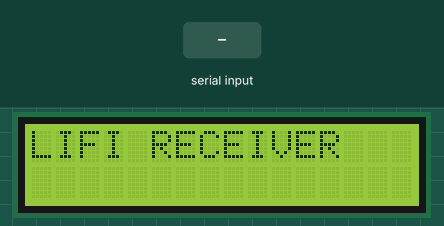
Recording of a sketch running on a simulated ESP32. Shown: 16×2 character LCD. The test bench sets the inputs (shaded band). WiFi joins after 1.5 s; servers stay silent unless stated; what the sketch prints to the serial monitor is not drawn.

Above: at 2.3 s.
At 4.4 s:
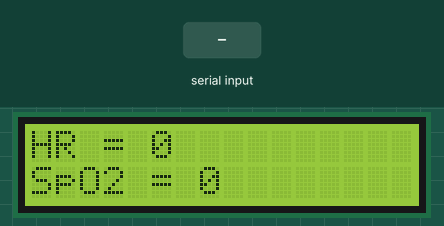
4.5 s: "90,45,200\n" received over the second serial link
At 6.3 s:
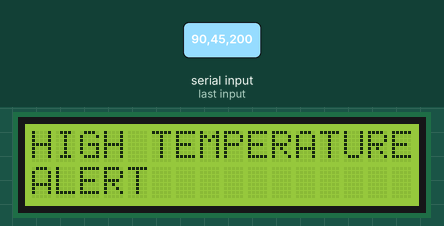
6.8 s: "200\n" received over the second serial link
At 7.8 s:
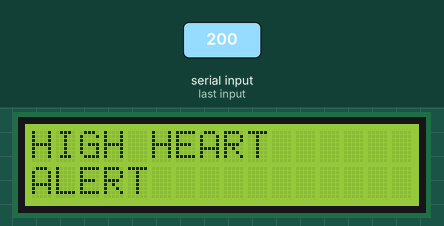
8.4 s: "30,150\n" received over the second serial link
At 9.1 s:
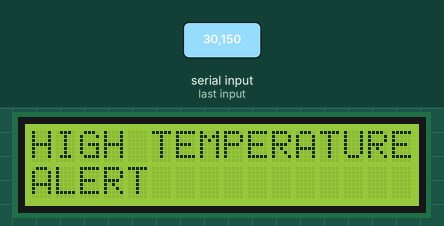
Timing chart, 0 to 11.4 s (numbered marks = the images above; inputs shaded):
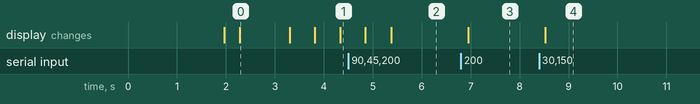

Measured:
- after the input at 4.5 s, the display: first differs from a run without the input after 0.88 s (image 2)
- after the input at 6.8 s, the display: changes after 0.15 s (image 3)
- after the input at 8.4 s, the display: changes after 0.12 s (image 4)
- what the display in image 0 shows lasts 1.0 s, from 2.3 s to 3.3 s

The sketch:

Hospital_Lifi_rx.ino
```cpp
#define BLYNK_TEMPLATE_ID "TMPL3BFqjOtTW"
#define BLYNK_TEMPLATE_NAME "LIFI"
#define BLYNK_AUTH_TOKEN "zET0piORCCrWLyAP2pF6055dkadKM9Y8"

#include<LiquidCrystal_I2C.h>

LiquidCrystal_I2C lcd(0x27,16,2);

#include <WiFi.h>
#include <WiFiClient.h>
#include <BlynkSimpleEsp32.h>

WiFiClient client;
char auth[] = "zET0piORCCrWLyAP2pF6055dkadKM9Y8";
char ssid[] = "iotdata";
char pass[] = "12345678";

#include<SoftwareSerial.h>
SoftwareSerial mySerial(14, 27);
int temp,Hr,ax,SpO2;
String dat;
void setup() {
  Serial.begin(9600);
  mySerial.begin(9600);
  lcd.init();
  lcd.init();
  lcd.backlight();
  lcd.clear();
  lcd.setCursor(0,0);
  lcd.print("wifi connecting.....");
  Blynk.begin(auth,ssid,pass);
  lcd.clear();
  lcd.setCursor(0,0);
  lcd.print("wifi connected");
  delay(300);
  lcd.clear();
  lcd.print("LIFI RECEIVER");
  delay(1000);
 }

void loop() {
  Blynk.run();
  if(mySerial.available()>0){
  dat = mySerial.readStringUntil('\n');
  Serial.print("dat = ");
  Hr=dat.substring(0,dat.indexOf(',')).toInt();
  dat.remove(0,dat.indexOf(',')+1);
  SpO2=dat.substring(0,dat.indexOf(',')).toInt();
  dat.remove(0,dat.indexOf(',')+1);
  temp=dat.substring(0,dat.indexOf(',')).toInt();
  dat.remove(0,dat.indexOf(',')+1);
  ax=dat.substring(0,dat.indexOf(',')).toInt();
  dat.remove(0,dat.indexOf(',')+1);
  }

  Serial.print("Hr= ");
  Serial.println(Hr);
  Serial.print("SpO2 =");
  Serial.println(SpO2);
  Serial.print("temp= ");
  Serial.println(temp);
  Serial.print("ax= ");
  Serial.println(ax);
  Serial.print("dat =");
  Serial.println(dat);


  Blynk.virtualWrite(V0,Hr);
  Blynk.virtualWrite(V1,SpO2);
  Blynk.virtualWrite(V2,temp);
  Blynk.virtualWrite(V3,ax);

  if(Hr>120){
    Blynk.logEvent("Hr","HIGH HEART RATE ALERT");
    lcd.clear();
    lcd.setCursor(0,0);
    lcd.print("HIGH HEART");
    lcd.setCursor(0,1);
    lcd.print("ALERT");
    delay(500);
    }
  else if(temp>100){
    Blynk.logEvent("temp","HIGH TEMPERATRUE ALERT");
    lcd.clear();
    lcd.setCursor(0,0);
    lcd.print("HIGH TEMPERATURE");
    lcd.setCursor(0,1);
    lcd.print("ALERT");
    delay(500);
    }
    else{
      dis();
      }
      Blynk.virtualWrite(V0,Hr);
      Blynk.virtualWrite(V2,temp);
      Blynk.virtualWrite(V3,ax);
      Blynk.virtualWrite(V1,SpO2);

}

void dis(){
  lcd.clear();
  lcd.setCursor(0,0);
  lcd.print("HR = ");
  lcd.print(Hr);
  lcd.setCursor(0,1);
  lcd.print("SpO2 = ");
  lcd.print(SpO2);
  delay(500);
  lcd.setCursor(0,0);
  lcd.print("Temp = ");
  lcd.print(temp);
  lcd.setCursor(0,1);
  lcd.print("Ax = ");
  lcd.print(ax);
  delay(500);
  }
```
